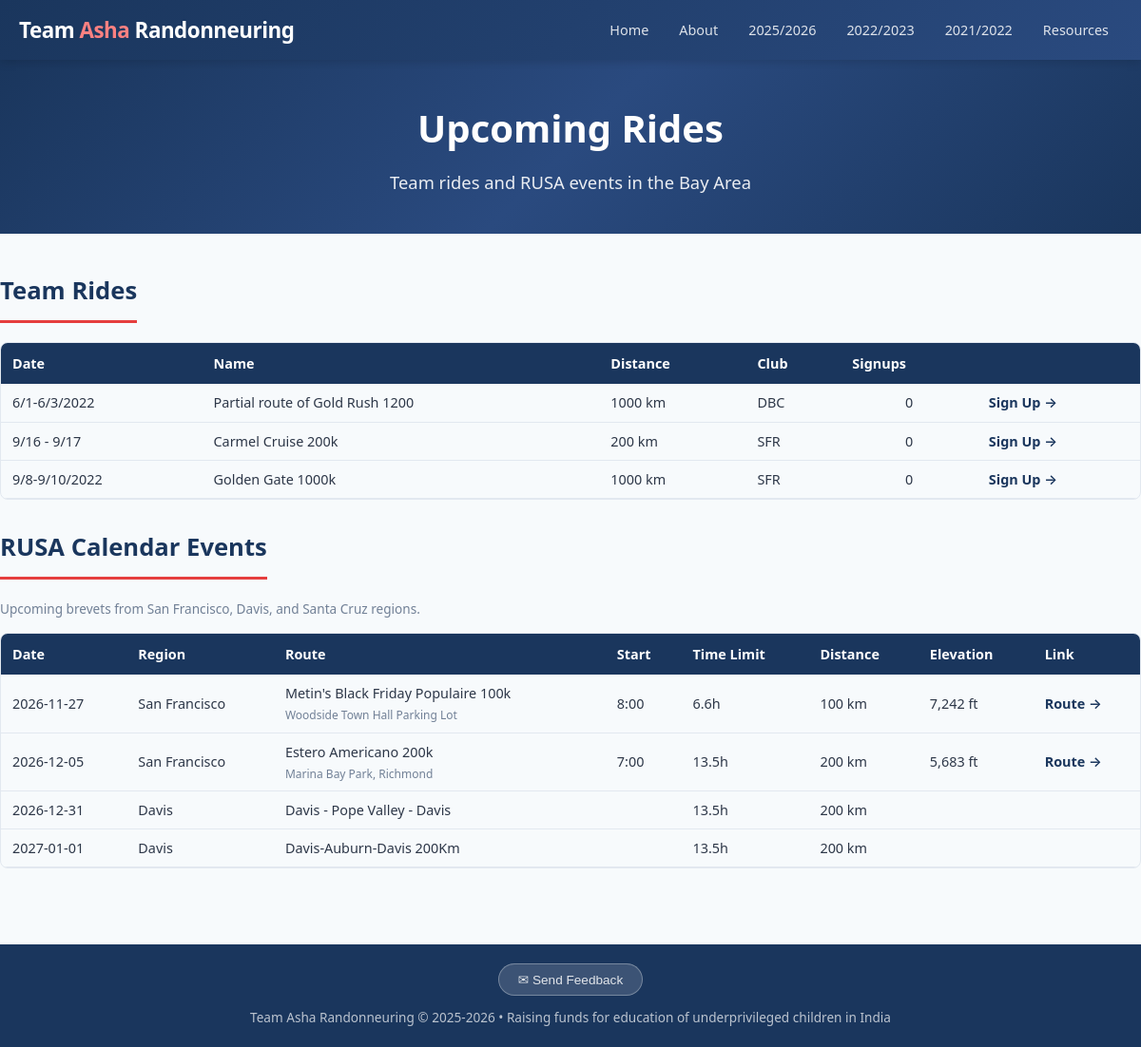
Screenshot of /upcoming with the database file from the repository.
### tables this page shows
CREATE TABLE season (
        id INTEGER PRIMARY KEY AUTOINCREMENT,
        name TEXT UNIQUE NOT NULL,
        start_date DATE,
        end_date DATE,
        is_current BOOLEAN DEFAULT 0
    );

CREATE TABLE ride (
        id INTEGER PRIMARY KEY AUTOINCREMENT,
        season_id INTEGER NOT NULL REFERENCES season(id),
        club_id INTEGER REFERENCES club(id),
        name TEXT NOT NULL,
        ride_type TEXT,  -- 'ACP brevet', 'RUSA populaire', 'ACP flèche', 'permanent'
        date DATE NOT NULL,
        distance_km INTEGER NOT NULL,
        elevation_ft INTEGER,
        distance_miles REAL,
        ft_per_mile REAL,
        rwgps_url TEXT,
        rusa_event_id TEXT,
        is_team_ride BOOLEAN DEFAULT 1
    );

CREATE TABLE club (
        id INTEGER PRIMARY KEY AUTOINCREMENT,
        code TEXT UNIQUE NOT NULL,
        name TEXT NOT NULL,
        region TEXT NOT NULL
    );

CREATE TABLE upcoming_rusa_event (
        id INTEGER PRIMARY KEY AUTOINCREMENT,
        region TEXT NOT NULL,
        ride_type TEXT,
        date DATE NOT NULL,
        distance_km INTEGER NOT NULL,
        climbing TEXT,
        route_name TEXT
    , rwgps_url TEXT, distance_miles REAL, elevation_ft INTEGER, start_location TEXT, start_time TEXT, time_limit_hours REAL);

### routes/main.py (the view)
@main_bp.route('/upcoming')
def upcoming():
    rides = get_upcoming_rides()
    rusa_events = get_upcoming_rusa_events()
    return render_template('upcoming.html', rides=rides, rusa_events=rusa_events)

### app.py (called while the page is built)
def create_app():
    app = Flask(__name__)
    app.config.from_object(Config)
    db.init_app(app)
    from routes.main import main_bp
    from routes.riders import riders_bp
    from routes.signup import signup_bp
    from routes.admin import admin_bp
    app.register_blueprint(main_bp)
    app.register_blueprint(riders_bp)
    app.register_blueprint(signup_bp, url_prefix='/signup')
    app.register_blueprint(admin_bp, url_prefix='/admin')
    @app.template_filter('commafy')
    def commafy_filter(value):
        try:
            return f"{int(value):,}"
        except (ValueError, TypeError):
            return value
    @app.context_processor
    def inject_helpers():
        from models import get_all_seasons, get_current_season
        return dict(
            seasons=get_all_seasons(),
            current_season=get_current_season(),
        )
    return app

### db.py (called while the page is built)
def get_db():
    if 'db' not in g:
        g.db = sqlite3.connect(current_app.config['DB_PATH'])
        g.db.row_factory = sqlite3.Row
        g.db.execute("PRAGMA foreign_keys = ON")
    return g.db

### models.py (called while the page is built)
def get_all_seasons():
    return get_db().execute("SELECT * FROM season ORDER BY start_date DESC").fetchall()

def get_current_season():
    return get_db().execute("SELECT * FROM season WHERE is_current = 1").fetchone()

def get_upcoming_rides():
    today = date.today().isoformat()
    return get_db().execute("""
        SELECT ri.*, c.code as club_code,
               (SELECT COUNT(*) FROM rider_ride_signup rrs WHERE rrs.ride_id = ri.id) as signup_count
        FROM ride ri LEFT JOIN club c ON ri.club_id = c.id
        WHERE ri.date >= ? AND ri.is_team_ride = 1
        ORDER BY ri.date
    """, (today,)).fetchall()

def get_upcoming_rusa_events():
    today = date.today().isoformat()
    events = get_db().execute("""
        SELECT * FROM upcoming_rusa_event
        WHERE date >= ?
        ORDER BY date
    """, (today,)).fetchall()
    events_with_defaults = []
    for event in events:
        event_dict = dict(event)
        if not event_dict.get('time_limit_hours') and event_dict.get('distance_km'):
            event_dict['time_limit_hours'] = get_default_time_limit(event_dict['distance_km'])
        events_with_defaults.append(event_dict)
    return events_with_defaults

### templates/upcoming.html (shortened to what this page needs)
{% extends "base.html" %}
{% block content %}
<div class="hero" style="padding:40px 20px;">
<h1>Upcoming Rides</h1>
<p>Team rides and RUSA events in the Bay Area</p>
</div>
<div class="container section">
{% if rides %}
<h2>Team Rides</h2>
<div class="table-wrap">
<table>
<thead><tr><th>Date</th><th>Name</th><th>Distance</th><th>Club</th><th>Signups</th><th></th></tr></thead>
<tbody>
{% for r in rides %}
<tr>
<td>{{ r.date }}</td>
<td>{{ r.name }}</td>
<td>{{ r.distance_km }} km</td>
<td>{{ r.club_code or '' }}</td>
<td style="text-align:center;">{{ r.signup_count }}</td>
<td><a href="{{ url_for('signup.ride_signup', ride_id=r.id) }}" class="rider-link">Sign Up &rarr;</a></td>
</tr>
{% endfor %}
</tbody>
</table>
</div>
{% endif %}
{% if rusa_events %}
<h2 style="margin-top:30px;">RUSA Calendar Events</h2>
<p style="font-size:0.85rem;color:var(--text-light);margin-bottom:15px;">Upcoming brevets from San Francisco, Davis, and Santa Cruz regions.</p>
<div class="table-wrap">
<table>
<thead><tr><th>Date</th><th>Region</th><th>Route</th><th>Start</th><th>Time Limit</th><th>Distance</th><th>Elevation</th><th>Link</th></tr></thead>
<tbody>
{% for e in rusa_events %}
<tr>
<td>{{ e.date }}</td>
<td>{{ e.region }}</td>
<td>
  <div>{{ e.route_name }}</div>
  {% if e.start_location %}
  <div style="font-size:0.75rem;color:var(--text-light);margin-top:2px;">{{ e.start_location }}</div>
  {% endif %}
</td>
<td>{{ e.start_time or '' }}</td>
<td>{{ e.time_limit_hours|string + 'h' if e.time_limit_hours else '' }}</td>
<td>
  {% if e.distance_miles %}
    {{ "%.1f"|format(e.distance_miles) }} mi
  {% else %}
    {{ e.distance_km }} km
  {% endif %}
</td>
<td>
  {% if e.elevation_ft %}
    {{ "{:,}".format(e.elevation_ft) }} ft
  {% else %}
    {{ e.climbing or '' }}
  {% endif %}
</td>
<td>
  {% if e.rwgps_url %}
    <a href="{{ e.rwgps_url }}" target="_blank" class="rider-link">
      {% if 'Fleche' in e.route_name or (e.rwgps_url and ('fleche' in e.rwgps_url.lower() or 'sfrandonneurs.org/fleche' in e.rwgps_url.lower())) %}
        Event &rarr;
      {% else %}
        Route &rarr;
      {% endif %}
    </a>
  {% endif %}
</td>
</tr>
{% endfor %}
</tbody>
</table>
</div>
{% endif %}
</div>
{% endblock %}

### templates/base.html (shortened to what this page needs)
<!DOCTYPE html>
<html lang="en">
<head>
<link rel="stylesheet" href="{{ url_for('static', filename='style.css') }}">
</head>
<body>
<header>
<div class="header-inner">
<div class="logo"><a href="{{ url_for('main.index') }}">Team <span>Asha</span> Randonneuring</a></div>
<nav>
    <a href="{{ url_for('main.index') }}" {% if request.endpoint == 'main.index' %}class="active"{% endif %}>Home</a>
    <a href="{{ url_for('main.about') }}" {% if request.endpoint == 'main.about' %}class="active"{% endif %}>About</a>
    {% for s in seasons %}
    {% set is_active = request.view_args.get('season_name') == s.name and (request.endpoint == 'riders.season_riders' or request.endpoint == 'riders.upcoming_brevets') %}
    {% if s.is_current %}
    <div class="nav-dropdown">
        <a href="{{ url_for('riders.season_riders', season_name=s.name) }}" {% if is_active %}class="active"{% endif %}>{{ s.name[:4] }}/{{ s.name[5:] }}</a>
    </div>
    {% else %}
    <a href="{{ url_for('riders.season_riders', season_name=s.name) }}"
       {% if is_active %}class="active"{% endif %}>
       {{ s.name[:4] }}/{{ s.name[5:] }}
    </a>
    {% endif %}
    {% endfor %}
    <a href="{{ url_for('main.resources') }}" {% if request.endpoint == 'main.resources' %}class="active"{% endif %}>Resources</a>
</nav>
</div>
</header>
{% block content %}{% endblock %}
<footer>
<div class="container">
<div style="margin-bottom:12px;">
<button class="feedback-btn" onclick="document.getElementById('feedback-modal').style.display='flex'">&#x2709; Send Feedback</button>
</div>
Team Asha Randonneuring &copy; 2025-2026 &bull; Raising funds for education of underprivileged children in India
</div>
</footer>
</body>
</html>

### static/style.css (style rules this page uses)
:root { --primary: #1a365d; --accent: #e53e3e; --accent-light: #fc8181; --bg: #f7fafc; --card-bg: #ffffff; --text: #2d3748; --text-light: #718096; --border: #e2e8f0; --success: #38a169; --warning: #d69e2e; --danger: #e53e3e; }
* { margin: 0; padding: 0; box-sizing: border-box; }
body { font-family: 'Segoe UI', system-ui, -apple-system, sans-serif; background: var(--bg); color: var(--text); line-height: 1.6; }
.container { max-width: 1200px; margin: 0 auto; padding: 0 20px; }
header { background: linear-gradient(135deg, var(--primary) 0%, #2a4a7f 100%); color: white; padding: 0; position: sticky; top: 0; z-index: 100; box-shadow: 0 2px 10px rgba(0,0,0,0.15); }
.header-inner { display: flex; align-items: center; justify-content: space-between; padding: 12px 20px; max-width: 1200px; margin: 0 auto; }
.logo { font-size: 1.4rem; font-weight: 700; letter-spacing: -0.5px; }
.logo span { color: var(--accent-light); }
.logo a { color: inherit; text-decoration: none; }
nav { display: flex; gap: 4px; flex-wrap: wrap; }
nav a { color: rgba(255,255,255,0.85); text-decoration: none; padding: 8px 14px; border-radius: 6px; font-size: 0.9rem; font-weight: 500; transition: all 0.2s; }
.hero { background: linear-gradient(135deg, var(--primary) 0%, #2a4a7f 50%, #1a365d 100%); color: white; padding: 60px 20px; text-align: center; }
.hero h1 { font-size: 2.5rem; margin-bottom: 10px; font-weight: 800; }
.hero p { font-size: 1.15rem; opacity: 0.9; max-width: 700px; margin: 0 auto; }
.section { padding: 40px 0; }
.section h2 { font-size: 1.6rem; margin-bottom: 20px; color: var(--primary); padding-bottom: 10px; border-bottom: 3px solid var(--accent); display: inline-block; }
table { width: 100%; border-collapse: collapse; font-size: 0.9rem; }
th { background: var(--primary); color: white; padding: 10px 12px; text-align: left; font-weight: 600; white-space: nowrap; position: sticky; top: 0; }
td { padding: 8px 12px; border-bottom: 1px solid var(--border); }
.rider-link { color: var(--primary); text-decoration: none; font-weight: 600; }
.table-wrap { overflow-x: auto; border-radius: 8px; border: 1px solid var(--border); }
.table-wrap table { margin: 0; }
footer { background: var(--primary); color: rgba(255,255,255,0.7); text-align: center; padding: 20px; margin-top: 40px; font-size: 0.85rem; }
.nav-dropdown { position: relative; display: inline-block; }
.nav-dropdown > a { color: rgba(255,255,255,0.85); text-decoration: none; padding: 8px 14px; border-radius: 6px; font-size: 0.9rem; font-weight: 500; transition: all 0.2s; display: inline-block; }
.nav-dropdown::after { content: ''; position: absolute; top: 100%; left: 0; width: 100%; height: 10px; }
.feedback-btn { display: inline-block; padding: 8px 20px; background: rgba(255,255,255,0.15); color: rgba(255,255,255,0.85); border: 1px solid rgba(255,255,255,0.3); border-radius: 20px; font-size: 0.85rem; font-weight: 500; cursor: pointer; transition: all 0.2s; }

### rows the page displays
season: name "2025", name "2026"
season: name "2022", name "2023"
season: name "2021", name "2022"
ride: date "6/1-6/3/2022", name "Partial route of Gold Rush 1200", distance_km "1000", code "DBC", signup_count "0"
ride: date "9/16 - 9/17", name "Carmel Cruise 200k", distance_km "200", code "SFR", signup_count "0"
ride: date "9/8-9/10/2022", name "Golden Gate 1000k", distance_km "1000", code "SFR", signup_count "0"
upcoming_rusa_event: date "2026-11-27", region "San Francisco", route_name "Metin's Black Friday Populaire 100k", start_location "Woodside Town Hall Parking Lot", start_time "8:00", time_limit_hours "6.6h", distance_km "100", elevation_ft "7,242", shows "Route →"
upcoming_rusa_event: date "2026-12-05", region "San Francisco", route_name "Estero Americano 200k", start_location "Marina Bay Park, Richmond", start_time "7:00", time_limit_hours "13.5h", distance_km "200", elevation_ft "5,683", shows "Route →"
upcoming_rusa_event: date "2026-12-31", region "Davis", route_name "Davis - Pope Valley - Davis", time_limit_hours "13.5h", distance_km "200"
upcoming_rusa_event: date "2027-01-01", region "Davis", route_name "Davis-Auburn-Davis 200Km", time_limit_hours "13.5h", distance_km "200"
